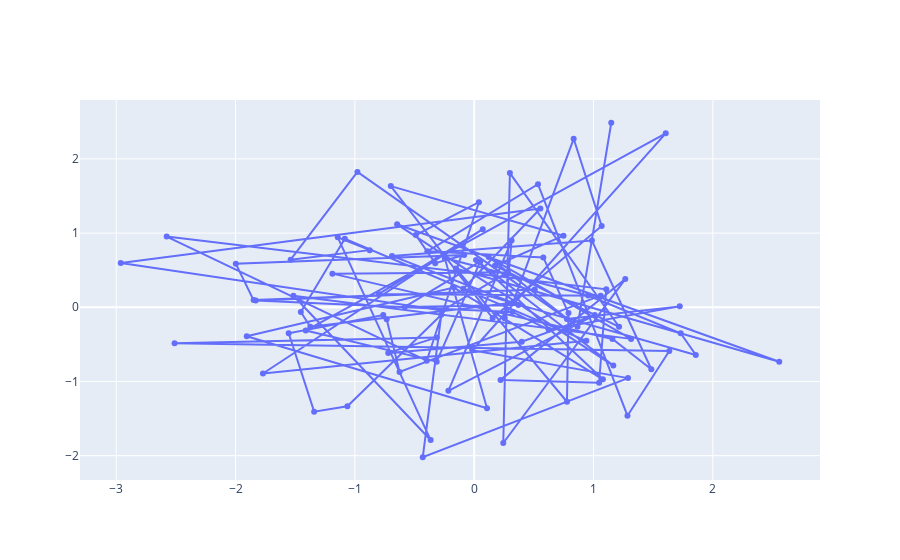

Notebook code cell kept with this figure:
### Code cell
import pandas as pd
import plotly.express as px
import numpy as np
import plotly.graph_objects as go


x_arr = np.random.randn(100)
y_arr = np.random.randn(100)


fig1 = px.line(x= x_arr, y= y_arr)
fig2 = px.scatter(x= x_arr, y= y_arr)

fig3= go.Figure(data=fig1.data + fig2.data)
fig3.show()
